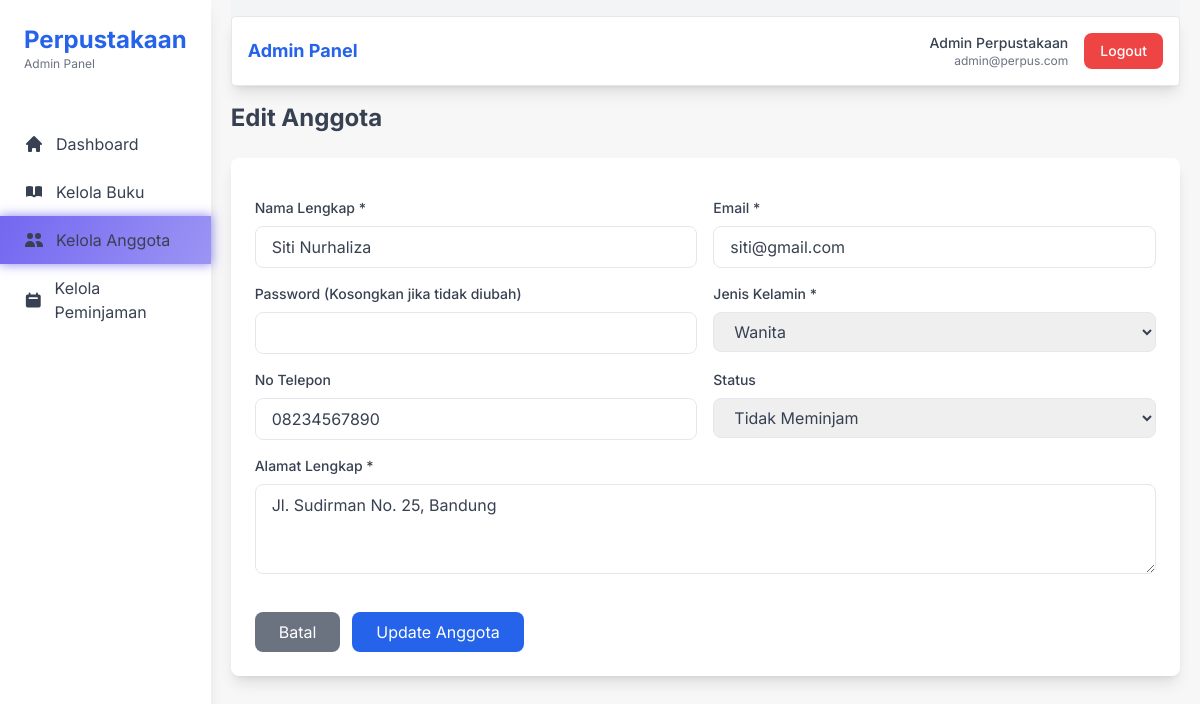
Screenshot of /admin/kelola-anggota-edit.php?id=2 (signed in) with the database file from the repository.
### tables this page shows
CREATE TABLE `anggota` (
  `id` int(11) NOT NULL AUTO_INCREMENT,
  `nama` varchar(255) NOT NULL,
  `email` varchar(255) NOT NULL,
  `password` varchar(255) NOT NULL,
  `gender` enum('Pria','Wanita') NOT NULL,
  `alamat` text NOT NULL,
  `no_telepon` varchar(20) DEFAULT NULL,
  `status` enum('Tidak Meminjam','Sedang Meminjam') NOT NULL DEFAULT 'Tidak Meminjam',
  `foto` varchar(255) DEFAULT 'default-anggota.jpg',
  PRIMARY KEY (`id`),
  UNIQUE KEY `email` (`email`)
);

### admin/kelola-anggota-edit.php (the view, shortened to what this page needs)
<?php
require_once __DIR__ . '/../db-config.php';
$id = $_GET['id'] ?? 0;
$sql = "SELECT * FROM anggota WHERE id = ?";
$stmt = $connection->prepare($sql);
$stmt->execute([$id]);
$anggota = $stmt->fetch();
require_once __DIR__ . '/layout/top.php';
?>
<section>
  <div class="flex items-center mt-4">
    <h1 class="text-2xl font-bold">Edit Anggota</h1>
  </div>
</section>
<div class="bg-white rounded-lg p-6 my-6 shadow-lg">
  <form method="POST" action="../logic/admin/anggota-edit.php" class="space-y-4">
    <div class="grid grid-cols-1 md:grid-cols-2 gap-4">
      <div>
        <label class="block text-sm font-medium mb-2">Nama Lengkap *</label>
        <input type="text" name="nama" required value="<?= htmlspecialchars($anggota['nama']) ?>"
          class="w-full px-4 py-2 border rounded-lg focus:outline-none focus:ring-2 focus:ring-blue-500">
      </div>
      <div>
        <label class="block text-sm font-medium mb-2">Email *</label>
        <input type="email" name="email" required value="<?= htmlspecialchars($anggota['email']) ?>"
          class="w-full px-4 py-2 border rounded-lg focus:outline-none focus:ring-2 focus:ring-blue-500">
      </div>
      <div>
        <label class="block text-sm font-medium mb-2">Password (Kosongkan jika tidak diubah)</label>
        <input type="password" name="password" minlength="6"
          class="w-full px-4 py-2 border rounded-lg focus:outline-none focus:ring-2 focus:ring-blue-500">
      </div>
      <div>
        <label class="block text-sm font-medium mb-2">Jenis Kelamin *</label>
        <select name="gender" required
          class="w-full px-4 py-2 border rounded-lg focus:outline-none focus:ring-2 focus:ring-blue-500">
          <option value="Wanita" <?= $anggota['gender'] == 'Wanita' ? 'selected' : '' ?>>Wanita</option>
        </select>
      </div>
      <div>
        <label class="block text-sm font-medium mb-2">No Telepon</label>
        <input type="text" name="no_telepon" value="<?= htmlspecialchars($anggota['no_telepon'] ?? '') ?>"
          class="w-full px-4 py-2 border rounded-lg focus:outline-none focus:ring-2 focus:ring-blue-500">
      </div>
      <div>
        <label class="block text-sm font-medium mb-2">Status</label>
        <select name="status" required
          class="w-full px-4 py-2 border rounded-lg focus:outline-none focus:ring-2 focus:ring-blue-500">
          <option value="Tidak Meminjam" <?= $anggota['status'] == 'Tidak Meminjam' ? 'selected' : '' ?>>Tidak Meminjam</option>
        </select>
      </div>
      <div class="md:col-span-2">
        <label class="block text-sm font-medium mb-2">Alamat Lengkap *</label>
        <textarea name="alamat" required rows="3"
          class="w-full px-4 py-2 border rounded-lg focus:outline-none focus:ring-2 focus:ring-blue-500"><?= htmlspecialchars($anggota['alamat']) ?></textarea>
      </div>
    </div>
    <div class="flex gap-3 pt-4">
      <a href="kelola-anggota.php" class="bg-gray-500 hover:bg-gray-600 text-white px-6 py-2 rounded-lg">Batal</a>
      <button type="submit" class="bg-blue-600 hover:bg-blue-700 text-white px-6 py-2 rounded-lg">Update Anggota</button>
    </div>
  </form>
</div>
<?php require_once __DIR__ . '/layout/bottom.php'; ?>

### admin/layout/top.php (style rules this page uses)
body { font-family: 'Inter', sans-serif; background-color: #f7f7f7; }

### rows the page displays
anggota: nama "Siti Nurhaliza", email "siti@gmail.com", gender "Wanita", no_telepon "08234567890", status "Tidak Meminjam", alamat "Jl. Sudirman No. 25, Bandung"

### other values shown
$_SESSION['nama'] "Admin Perpustakaan"
$_SESSION['email'] "admin@perpus.com"
